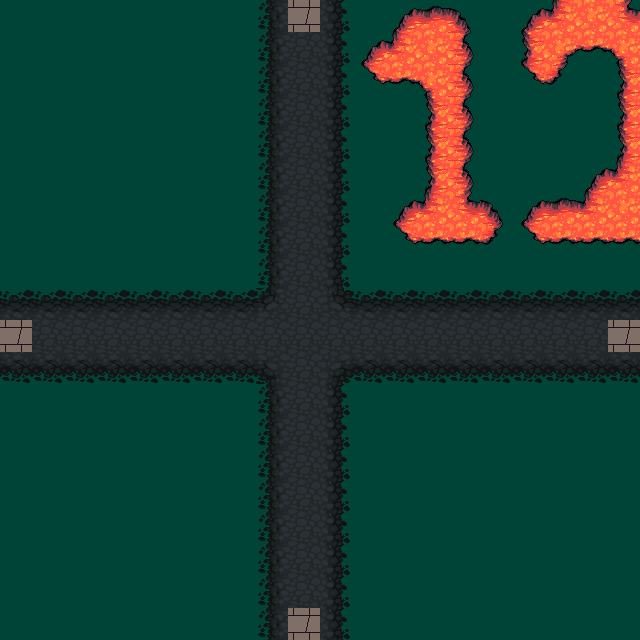

A level layout from a 2D game, rendered from its tile map. Below: a short description, then the map file with its tile-grid data intact:
An orthogonal 20x20 tile map with 32x32 px tiles, 3 tile layers (grass, road, num) and 4 objects (e4, e3, e2, e1).

<map version="1.4" tiledversion="1.4.3" orientation="orthogonal" renderorder="right-down" width="20" height="20" tilewidth="32" tileheight="32" infinite="0" nextlayerid="5" nextobjectid="5">
 <tileset firstgid="1" source="../Maps/klipartz.com.tsx" />
 <layer id="1" name="grass" width="20" height="20">
  <data encoding="csv">
872,872,872,872,872,872,872,872,872,872,872,872,872,872,872,872,872,872,872,872,
872,872,872,872,872,872,872,872,872,872,872,872,872,872,872,872,872,872,872,872,
872,872,872,872,872,872,872,872,872,872,872,872,872,872,872,872,872,872,872,872,
872,872,872,872,872,872,872,872,872,872,872,872,872,872,872,872,872,872,872,872,
872,872,872,872,872,872,872,872,872,872,872,872,872,872,872,872,872,872,872,872,
872,872,872,872,872,872,872,872,872,872,872,872,872,872,872,872,872,872,872,872,
872,872,872,872,872,872,872,872,872,872,872,872,872,872,872,872,872,872,872,872,
872,872,872,872,872,872,872,872,872,872,872,872,872,872,872,872,872,872,872,872,
872,872,872,872,872,872,872,872,872,872,872,872,872,872,872,872,872,872,872,872,
872,872,872,872,872,872,872,872,872,872,872,872,872,872,872,872,872,872,872,872,
872,872,872,872,872,872,872,872,872,872,872,872,872,872,872,872,872,872,872,872,
872,872,872,872,872,872,872,872,872,872,872,872,872,872,872,872,872,872,872,872,
872,872,872,872,872,872,872,872,872,872,872,872,872,872,872,872,872,872,872,872,
872,872,872,872,872,872,872,872,872,872,872,872,872,872,872,872,872,872,872,872,
872,872,872,872,872,872,872,872,872,872,872,872,872,872,872,872,872,872,872,872,
872,872,872,872,872,872,872,872,872,872,872,872,872,872,872,872,872,872,872,872,
872,872,872,872,872,872,872,872,872,872,872,872,872,872,872,872,872,872,872,872,
872,872,872,872,872,872,872,872,872,872,872,872,872,872,872,872,872,872,872,872,
872,872,872,872,872,872,872,872,872,872,872,872,872,872,872,872,872,872,872,872,
872,872,872,872,872,872,872,872,872,872,872,872,872,872,872,872,872,872,872,872
</data>
 </layer>
 <layer id="2" name="road" width="20" height="20">
  <data encoding="csv">
0,0,0,0,0,0,0,0,307,882,309,0,0,0,0,0,0,0,0,0,
0,0,0,0,0,0,0,0,307,308,309,0,0,0,0,0,0,0,0,0,
0,0,0,0,0,0,0,0,307,308,309,0,0,0,0,0,0,0,0,0,
0,0,0,0,0,0,0,0,307,308,309,0,0,0,0,0,0,0,0,0,
0,0,0,0,0,0,0,0,307,308,309,0,0,0,0,0,0,0,0,0,
0,0,0,0,0,0,0,0,307,308,309,0,0,0,0,0,0,0,0,0,
0,0,0,0,0,0,0,0,307,308,309,0,0,0,0,0,0,0,0,0,
0,0,0,0,0,0,0,0,307,308,309,0,0,0,0,0,0,0,0,0,
0,0,0,0,0,0,0,0,307,308,309,0,0,0,0,0,0,0,0,0,
276,276,276,276,276,276,276,276,245,308,244,276,276,276,276,276,276,276,276,276,
882,308,308,308,308,308,308,308,308,308,308,308,308,308,308,308,308,308,308,882,
340,340,340,340,340,340,340,340,213,308,212,340,340,340,340,340,340,340,340,340,
0,0,0,0,0,0,0,0,307,308,309,0,0,0,0,0,0,0,0,0,
0,0,0,0,0,0,0,0,307,308,309,0,0,0,0,0,0,0,0,0,
0,0,0,0,0,0,0,0,307,308,309,0,0,0,0,0,0,0,0,0,
0,0,0,0,0,0,0,0,307,308,309,0,0,0,0,0,0,0,0,0,
0,0,0,0,0,0,0,0,307,308,309,0,0,0,0,0,0,0,0,0,
0,0,0,0,0,0,0,0,307,308,309,0,0,0,0,0,0,0,0,0,
0,0,0,0,0,0,0,0,307,308,309,0,0,0,0,0,0,0,0,0,
0,0,0,0,0,0,0,0,307,882,309,0,0,0,0,0,0,0,0,0
</data>
 </layer>
 <layer id="4" name="num" width="20" height="20">
  <data encoding="csv">
0,0,0,0,0,0,0,0,0,0,0,0,272,273,274,0,272,242,305,241,
0,0,0,0,0,0,0,0,0,0,0,272,242,305,306,0,304,209,337,210,
0,0,0,0,0,0,0,0,0,0,0,336,337,210,306,0,336,338,0,304,
0,0,0,0,0,0,0,0,0,0,0,0,0,304,306,0,0,0,0,304,
0,0,0,0,0,0,0,0,0,0,0,0,0,304,306,0,0,0,0,304,
0,0,0,0,0,0,0,0,0,0,0,0,0,304,306,0,0,0,272,242,
0,0,0,0,0,0,0,0,0,0,0,0,272,242,241,274,272,273,242,305,
0,0,0,0,0,0,0,0,0,0,0,0,336,337,337,338,336,337,337,337,
0,0,0,0,0,0,0,0,0,0,0,0,0,0,0,0,0,0,0,0,
0,0,0,0,0,0,0,0,0,0,0,0,0,0,0,0,0,0,0,0,
0,0,0,0,0,0,0,0,0,0,0,0,0,0,0,0,0,0,0,0,
0,0,0,0,0,0,0,0,0,0,0,0,0,0,0,0,0,0,0,0,
0,0,0,0,0,0,0,0,0,0,0,0,0,0,0,0,0,0,0,0,
0,0,0,0,0,0,0,0,0,0,0,0,0,0,0,0,0,0,0,0,
0,0,0,0,0,0,0,0,0,0,0,0,0,0,0,0,0,0,0,0,
0,0,0,0,0,0,0,0,0,0,0,0,0,0,0,0,0,0,0,0,
0,0,0,0,0,0,0,0,0,0,0,0,0,0,0,0,0,0,0,0,
0,0,0,0,0,0,0,0,0,0,0,0,0,0,0,0,0,0,0,0,
0,0,0,0,0,0,0,0,0,0,0,0,0,0,0,0,0,0,0,0,
0,0,0,0,0,0,0,0,0,0,0,0,0,0,0,0,0,0,0,0
</data>
 </layer>
 <objectgroup id="3" name="exits">
  <object id="1" name="e4" x="0" y="320" width="32" height="32" />
  <object id="2" name="e3" x="288" y="0" width="32" height="32" />
  <object id="3" name="e2" x="608" y="320" width="32" height="32" />
  <object id="4" name="e1" x="288" y="608" width="32" height="32" />
 </objectgroup>
</map>
